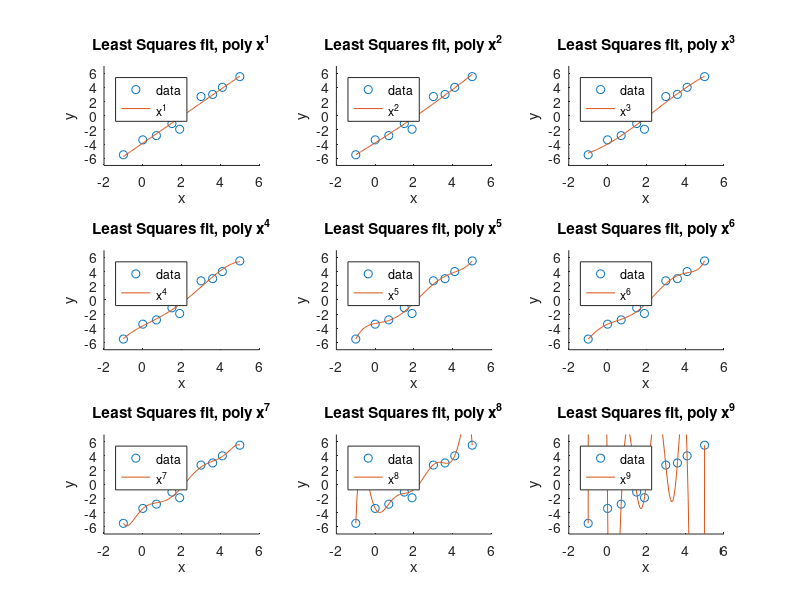
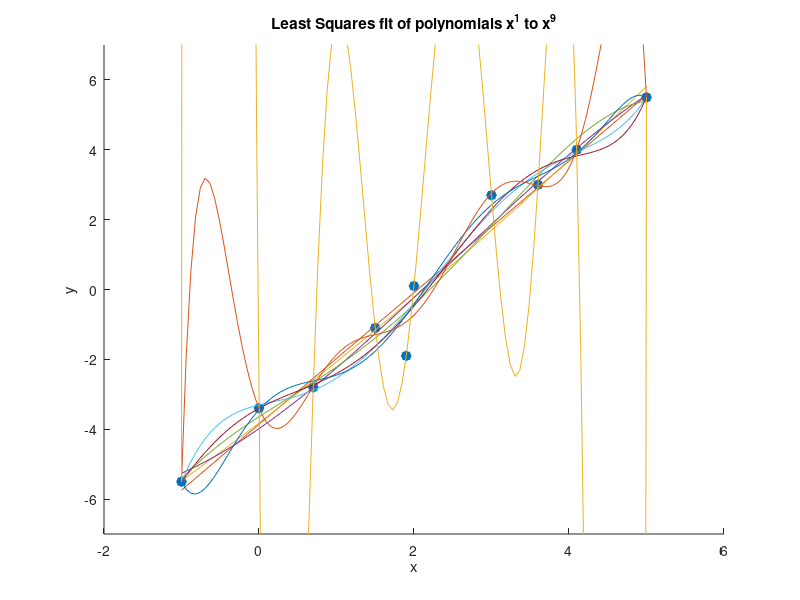

Recreate these plots in MATLAB, in order.
% MATH464 HW3 Q4 and Q5

% Initialization for our data and spaces.
X = [2 3 1.5 -1 0 3.6 .7 4.1 1.9 5]';
Y = [.1 2.7 -1.1 -5.5 -3.4 3 -2.8 4 -1.9 5.5]';
x = linspace(min(X),max(X));
num_of_polynomials = 9;

% Creating a list of matrices corresponding to the degree of each
% polynomial.
full_poly = [X.^0 X.^1 X.^2 X.^3 X.^4 X.^5 X.^6 X.^7 X.^8 X.^9];
poly_matrix_list = cell(1,100);
for i = 1:num_of_polynomials
    polynomial = full_poly(:,1:(i+1));
    c = polynomial\Y;
    c = flipud(c); % Reverse ordering of matrix
    poly_matrix_list{i} = polyval(c,x);
end

% Make 9 subplots, one for each degree polynomial
figure
for i = 1:num_of_polynomials

    % Actual plot of points vs. the least squares fit
    subplot(3,3,i);
    hold on
    plot(X,Y,'o');
    plot(x,poly_matrix_list{i});
    hold off
    
    % Graph details
    xlabel('x');
    ylabel('y');
    title(strcat('Least Squares fit, poly x^',num2str(i)));
    axis([-2 6 -7 7]);
    legend('Location','northwest');
    legend('data', strcat('x^',num2str(i)));

end

% 2nd figure that shows all the polynomial fits in one plot.
figure
xlabel('x');
ylabel('y');
title('Least Squares fit of polynomials x^1 to x^9');
hold on
plot(X,Y,'*','linewidth',5);

for i = 1:num_of_polynomials
    plot(x,poly_matrix_list{i});
end

axis([-2 6 -7 7]);
hold off
